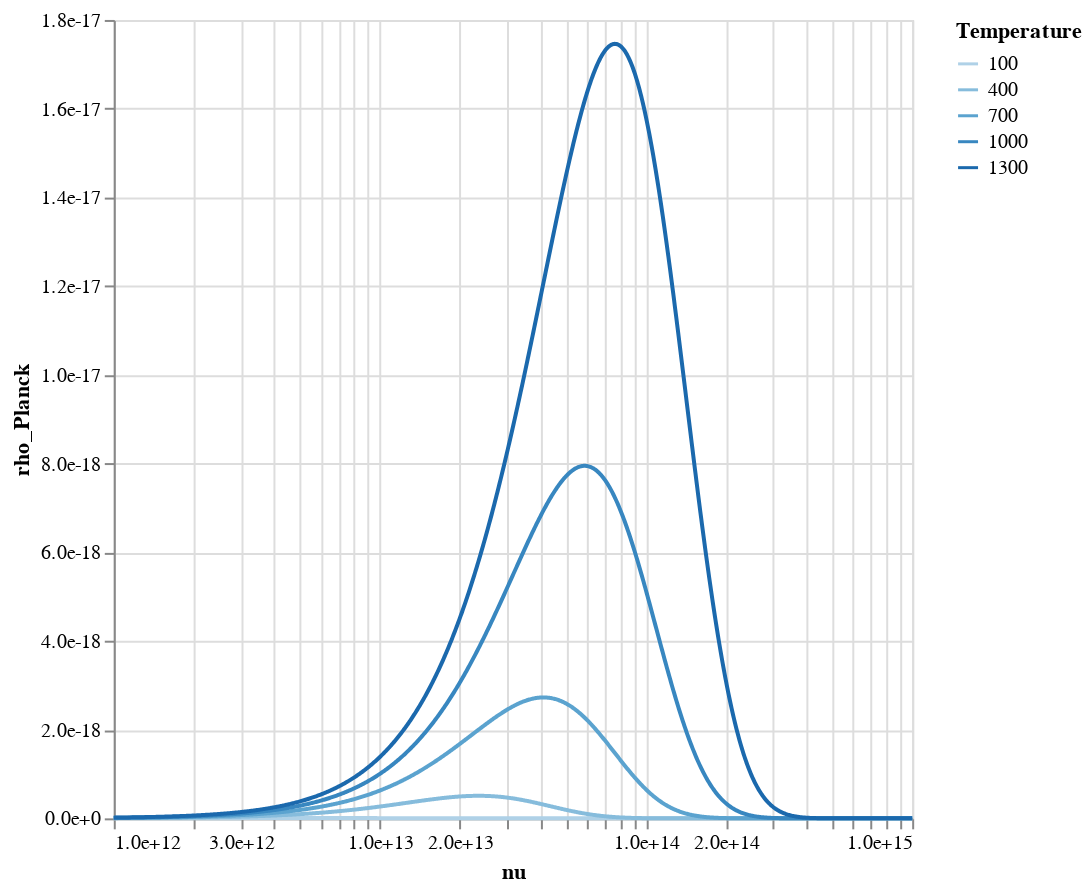

Notebook code for this chart:
### Code cell
alt.Chart(data=df).mark_line().encode(
    x = alt.X(shorthand='nu', type='quantitative',
        scale = alt.Scale(type='log'),
        axis = alt.Axis(format='.1e')
        ),
    y = alt.Y(shorthand='rho_Planck', type='quantitative',
        axis = alt.Axis( format='.1e')
        ),
    color = 'Temperature:O'
)\
.properties(width=400, height=400)

### Figure 1 — Vega-Lite specification as saved in the notebook (floating-point values rounded to 4 significant figures; data arrays with more than 128 entries replaced by an {"elided": "..."} marker saying what was removed)
{"config": {"view": {"continuousWidth": 400, "continuousHeight": 300}}, "data": {"name": "data-f70e562bfd4734409787cf71bc121abe"}, "mark": "line", "encoding": {"color": {"type": "ordinal", "field": "Temperature"}, "x": {"type": "quantitative", "axis": {"format": ".1e"}, "field": "nu", "scale": {"type": "log"}}, "y": {"type": "quantitative", "axis": {"format": ".1e"}, "field": "rho_Planck"}}, "height": 400, "width": 400, "$schema": "https://vega.github.io/schema/vega-lite/v4.8.1.json", "datasets": {"data-f70e562bfd4734409787cf71bc121abe": {"elided": "5000 records"}}}
